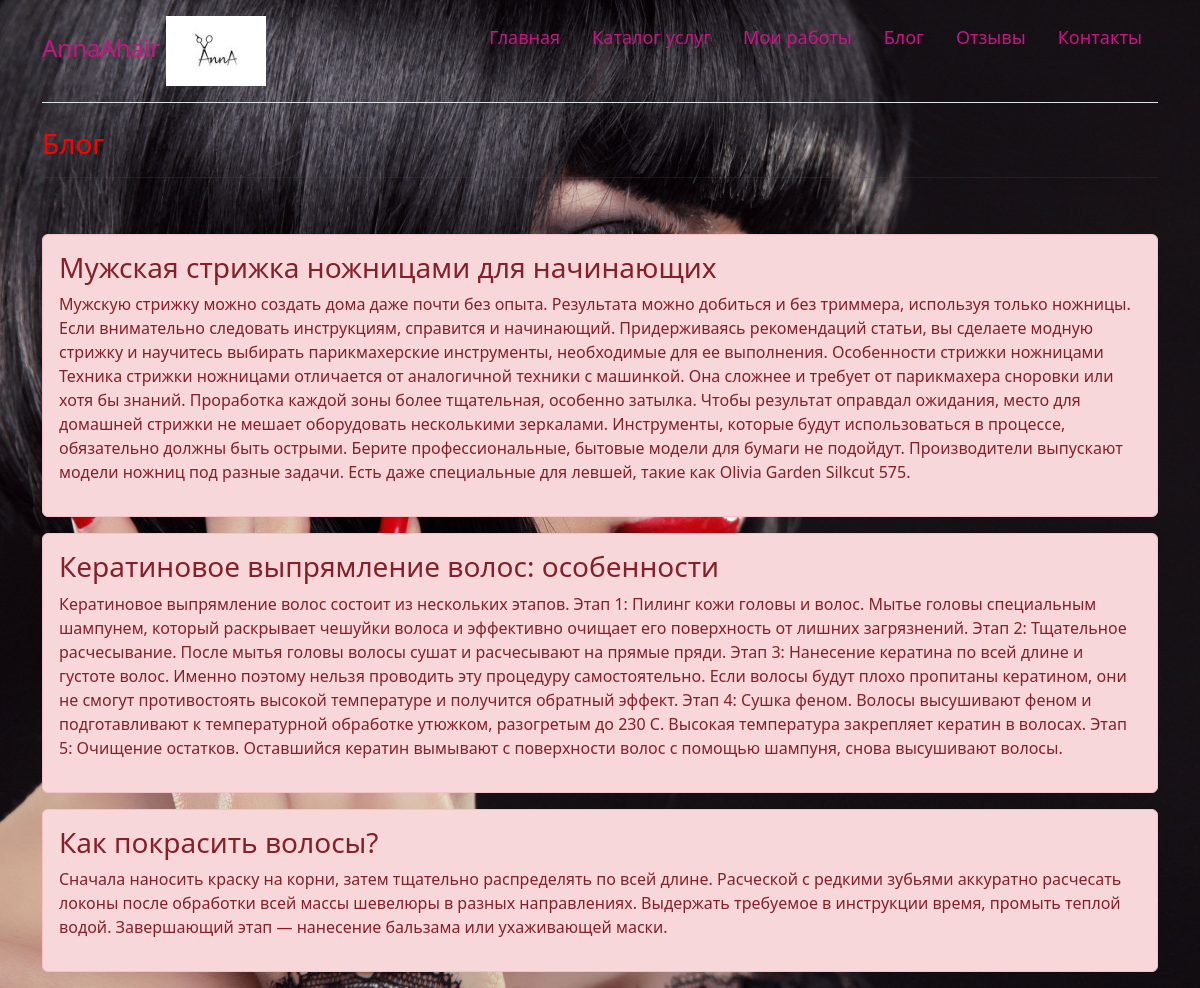
Page /blog on the committed database.
### annaahair/models.py (models this page shows, shortened)
class Annaahair(models.Model):
    title = models.CharField('Заголовок:', max_length=100)
    review = models.TextField('Текст:')
    class Meta:
        verbose_name = 'Блог'
        verbose_name_plural = 'Информация'
        ordering = ['-title']

### annaahair/views.py (the view)
# urls.py: path('blog', blog, name='blog'),
def blog(request):
    blog1 = Annaahair.objects.all()
    context = {'blog': blog1}
    return render(request, 'annaahair/blog.html', context)

### annaahair/templates/annaahair/blog.html (shortened to what this page needs)
{% extends 'annaahair/base.html' %}
{% block content %}
<div class='container' style="color: #FF0000">
    <h3>Блог</h3>
    <hr>
    <br>
    {% for i in blog %}
    <div
            class='alert alert-danger mt-3'>
        <h3>{{i.title}}</h3>
        <p>{{i.review}}</p>
    </div>
    {% endfor %}
</div>
{% endblock %}

### annaahair/templates/annaahair/base.html (shortened to what this page needs)
{% load static %}
<!doctype html>
<html lang="ru">
<head>
    {% block css_additional %}
    <link rel="stylesheet" href="{% static 'css/base.css' %}">
    {% endblock %}
    <link href="https://cdn.jsdelivr.net/npm/bootstrap@5.2.2/dist/css/bootstrap.min.css" rel="stylesheet"
>
</head>
<body id='bg' style="background-image: url('{% static 'img/фон 5.jpg' %}');">
<div class="container">
    <header class="d-flex flex-wrap justify-content-center py-3 mb-4 border-bottom">
        <a href="/" class="d-flex align-items-center mb-3 mb-md-0 me-md-auto text-dark text-decoration-none">
            <span class="fs-4"><font color='#C71585'> AnnaAhair
                <img class="logo" src="{% static 'img/logo.jpg' %}" height="70px" width="100px"/>
            </font></span>
        </a>
        <ul class="nav nav-pills">
            <li class="nav-item"><a href="{% url 'index' %}" class="nav-link" aria-current="page"><font color='#C71585'
                                                                                                        size="4">Главная</font></a>
            </li>
            <li class="nav-item"><a href="{% url 'catalog' %}" class="nav-link"><font color="#C71585" size="4">
                Каталог услуг</font></a>
            </li>
            <li class="nav-item"><a href="{% url 'my_works' %}" class="nav-link"><font color='#C71585' size="4">Мои
                работы</font></a>
            </li>
            <li class="nav-item"><a href="{% url 'blog' %}" class="nav-link"><font color='#C71585'
                                                                                   size="4">Блог</font></a></li>
            <li class="nav-item"><a href="{% url 'review' %}" class="nav-link"><font color='#C71585'
                                                                                     size="4">Отзывы</font></a>
            </li>
            <li class="nav-item"><a href="{% url 'contact' %}" class="nav-link"><font
                    color='#C71585' size="4">Контакты</font></a></li>
        </ul>
    </header>
</div>
{% block content %}{% endblock %}
</body>
</html>

### static/css/base.css (style rules this page uses)
#bg { background-repeat: no-repeat; background-position: top; background-size: 1900px 520 px; background-attachment: fixed }
.container { width=100px height=100px margin-left: auto color="white" text-align: right }

### rows in the picture
Annaahair: title "Мужская стрижка ножницами для начинающих", review "Мужскую стрижку можно создать дома даже почти без опыта. Результата можно добиться и без триммера, используя только ножницы. Если внимательно следовать инструкциям, справится и начинающий. Придерживаясь рекомендаций статьи, вы сделаете модную стрижку и научитесь выбирать парикмахерские инструменты, необходимые для ее выполнения. Особенности стрижки ножницами Техника стрижки ножницами отличается от аналогичной техники с машинкой. Она сложнее и требует от парикмахера сноровки или хотя бы знаний. Проработка каждой зоны более тщательная, особенно затылка. Чтобы результат оправдал ожидания, место для домашней стрижки не мешает оборудовать несколькими зеркалами. Инструменты, которые будут…"
Annaahair: title "Кератиновое выпрямление волос: особенности", review "Кератиновое выпрямление волос состоит из нескольких этапов. Этап 1: Пилинг кожи головы и волос. Мытье головы специальным шампунем, который раскрывает чешуйки волоса и эффективно очищает его поверхность от лишних загрязнений. Этап 2: Тщательное расчесывание. После мытья головы волосы сушат и расчесывают на прямые пряди. Этап 3: Нанесение кератина по всей длине и густоте волос. Именно поэтому нельзя проводить эту процедуру самостоятельно. Если волосы будут плохо пропитаны кератином, они не смогут противостоять высокой температуре и получится обратный эффект. Этап 4: Сушка феном. Волосы высушивают феном и подготавливают к температурной обработке утюжком, разогретым до 230 С. Высокая…"
Annaahair: title "Как покрасить волосы?", review "Сначала наносить краску на корни, затем тщательно распределять по всей длине. Расческой с редкими зубьями аккуратно расчесать локоны после обработки всей массы шевелюры в разных направлениях. Выдержать требуемое в инструкции время, промыть теплой водой. Завершающий этап — нанесение бальзама или ухаживающей маски."
